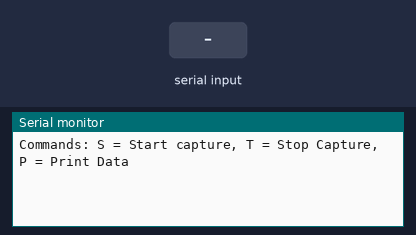
This sketch was run on a simulated Arduino Uno, built with avr-gcc and run on an emulated ATmega328P. Shown: the last lines printed to the serial monitor. The test bench sets the inputs (shaded band).

Above: at 1.2 s.
1.3 s: "S90\n" received over Serial
At 2.3 s:
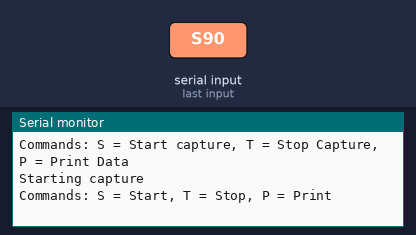
2.8 s: "T90\n" received over Serial
At 3.6 s:
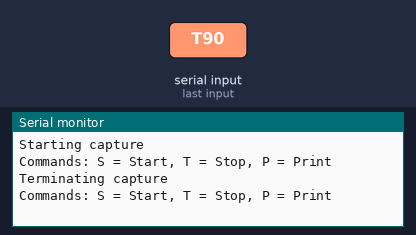
4.3 s: "P90\n" received over Serial
At 5.6 s:
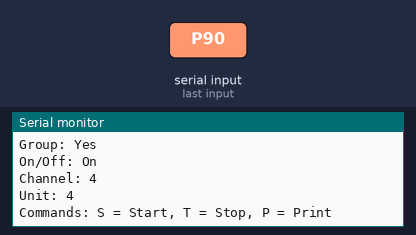

The sketch:

Nexa_RX_Serial_v1.0.ino
```cpp
/*
 * The purpose of this sketch is to receive and decode signals from the Nexa
 * brand of products, including remote control dimmers and switches.
 *
 * The protocol looks like this:
 * Protocol information from: http://tech.jolowe.se/home-automation-rf-protocols/
 *
 * Sent packet description:
 * S HHHH HHHH HHHH HHHH HHHH HHHH HHGO CCUU P
 *
 * S = Sync bit.
 * H = The first 26 bits are transmitter unique codes, and it is this code that the receiver "learns" to recognize.
 * G = Group code. Set to 0 for on, 1 for off.
 * O = On/Off bit. Set to 0 for on, 1 for off.
 * C = Channel bits. 4 units per channel
 * Channel #1 = 11, #2 = 10, #3 = 01, #4 = 00.
 * U = Unit bits. Device to be turned on or off.
 * Unit #1 = 11, #2 = 10, #3 = 01, #4 = 00.
 * P = Pause bit.
 *
 * For every button press several identical packets are sent. For my transmitters this was 5 or 8.
 *
 * T = 250us
 * Sync bit is T high + 10T low
 * 1 bit is T high + T low
 * 0 bit is T high + 5T low
 * Pause bit is T high + 40T low
 *
 * T  Duration (us)
 * 1  250
 * 5  1250
 * 10 2500
 * 40 10000
 */

// Arduino Pin Connections
const byte interruptPin = 2; // Connects to RX of 433 MHz receiver

// RF Receive parameters
const int iTus = 250; // microseconds pulse length
const int iTol = 70;  // microseconds tolerance for detection, works for my 2 transmitters

// Array for storing received timings
unsigned long lRX[20];
const int iRXSize = sizeof(lRX)/4;

// Variables for RX signal processing
unsigned int iCurPos = 0;     // Current position in the RX array
unsigned int iSyncCount = 0;  // Number of sync bits found so far
String sOutput = "";          // Stores raw binary RX data
boolean bEven = false;        // Used to store whether an odd or even numbered bit
boolean bStarted = false;     // Indicates if the RX has collected >=1 time point in lPrevUS
boolean bRun = false;         // Indicates if RX should run or not
//int iBitCount;

// Global Variables for storing decoded data
unsigned long lAddress = 0;
byte byGroup = 0;
byte byOn = 0;
byte byChannel = 0;
byte byUnit = 0;

// Serial connection
boolean newData = false;      // Indicates if new serial command is received
const byte numChars = 32;
char receivedChars[numChars]; // array to hold received data

void setup() {
  // RX pin, tried INPUT and INPUT_PULLUP, doesn't make much difference
  // A pull down resistor may work better
  pinMode(interruptPin, INPUT);

  // Serial configuration and commands intro
  Serial.begin(9600);
  Serial.flush();
  Serial.println("Commands: S = Start capture, T = Stop Capture, P = Print Data");
}

void loop() {
  // Receive commands by serial
  recvWithEndMarker();

  // Process Commands
  processSerial();

  // If a signal has been received terminate capture
  if (bStarted && !bRun){
    detachInterrupt(digitalPinToInterrupt(interruptPin));
    Serial.println("Signal captured");
    Serial.println("Commands: S = Start, T = Stop, P = Print");
    bStarted = false;
  }

}

// Serial communication section
void recvWithEndMarker() {
  static byte ndx = 0;
  char endMarker = '\n';
  char rc;

  while (Serial.available() > 0 && newData == false) {
    rc = Serial.read();

    if (rc != endMarker) {
      receivedChars[ndx] = rc;
      ndx++;
      if (ndx >= numChars) {
        ndx = numChars - 1;
      }
    } else {
      receivedChars[ndx] = '\0'; // terminate the string
      ndx = 0;
      newData = true;
    }
  }
}

void processSerial() {
  if (newData == true) {
    switch (receivedChars[0]){
    case 'S':
      // Start or restart receiving

      // Blank previous results
      for (int i=0; i<iRXSize; i++) {
        lRX[i] = 0;
      }

      iCurPos = 0;
      iSyncCount = 0;
      sOutput = "";

      Serial.println("Starting capture");
      Serial.println("Commands: S = Start, T = Stop, P = Print");
      bRun = true;
      attachInterrupt(digitalPinToInterrupt(interruptPin),rxSignal, CHANGE);
      break;
    case 'T':
      // Terminate capture manually
      bRun = false;
      bStarted = false;
      detachInterrupt(digitalPinToInterrupt(interruptPin));
      Serial.println("Terminating capture");
      Serial.println("Commands: S = Start, T = Stop, P = Print");
      break;
    case 'P':
      // Print collected data
      String sFilter = "";
      String sAddress = "";
      lAddress = 0;

      // Convert from transmission format to bits e.g. 01 = 0, 10 = 1
      sFilter = "";
      sAddress = "";

      // Take every other bit
      for (int i = 0; i < sOutput.length(); i += 2){
        sFilter = sFilter + sOutput.charAt(i);
      }

      // Get the 26 bits for the address
      sAddress = sFilter.substring(0,26);

      // Convert from binary string to long interger
      char cTempAddress[27];
      sAddress.toCharArray(cTempAddress,27);
      lAddress = strtol(cTempAddress,NULL,2);

      // Get the Group bit
      byGroup = sFilter.substring(26,27).toInt();

      // Get on/off bit
      byOn = sFilter.substring(27,28).toInt();

      // Channel bits
      if(sFilter.charAt(28) == '1'){
        if(sFilter.charAt(29) == '1'){
          byChannel = 1;
        } else {
          byChannel = 2;
        }
      } else {
        if(sFilter.charAt(29) == '1'){
          byChannel = 3;
        } else {
          byChannel = 4;
        }
      }

      // Unit bits
      if(sFilter.charAt(30) == '1'){
        if(sFilter.charAt(31) == '1'){
          byUnit = 1;
        } else {
          byUnit = 2;
        }
      } else {
        if(sFilter.charAt(31) == '1'){
          byUnit = 3;
        } else {
          byUnit = 4;
        }
      }

      /*
      // Use to see the stored buffer and current location for troubleshooting the bit lengths
      for (int i=0; i<iRXSize; i++) {
        Serial.print(i,DEC);
        Serial.print(": ");
        Serial.println(lRX[i],DEC);
      }

      Serial.print("Current Position: ");
      Serial.println(iCurPos,DEC);
      Serial.print("Sync bits: ");
      Serial.println(iSyncCount,DEC);
      Serial.println("Found: " + sOutput);
      */

      Serial.println("Binary: " + sFilter);
      Serial.print("Transmitter code: ");
      Serial.println(lAddress, DEC);
      Serial.print("Group: ");
      if(byGroup == 0){
        Serial.println("Yes");
      } else {
        Serial.println("No");
      }
      Serial.print("On/Off: ");
      if(byOn == 0){
        Serial.println("On");
      } else {
        Serial.println("Off");
      }
      Serial.print("Channel: ");
      Serial.println(byChannel);
      Serial.print("Unit: ");
      Serial.println(byUnit);
      Serial.println("Commands: S = Start, T = Stop, P = Print");
      break;
    }

    newData = false;
  }
}

// Interpret RX signal


// RF signal receive
void rxSignal(){

  static unsigned long lPrevUS;
  static int iBitCount;

  // If should be running
  if (bRun){
    if (!bStarted){
      // If this is the first time to run
      lPrevUS = micros();
      bStarted = true;
      iBitCount = 0;
    } else {
      // Calculate the time since last call and store
      unsigned long lCurUS = micros();
      unsigned long ldiffUS = lCurUS - lPrevUS;

      iCurPos = (iCurPos + 1) % iRXSize;

      lRX[iCurPos] = ldiffUS;

      lPrevUS = lCurUS;

      // If on the 2nd sync bit start to decode
      if (iSyncCount == 2){
        // Start to decode the bits after the 2nd Sync bit is received
        // The transmitters send multiple copies of the signal, typically 5 or 8

        // Check if too many bits received
        if (iBitCount <= 64) {
          // Invert Even/Odd bit marker
          bEven = !bEven;

          // If current bit is even then start to analyse
          if(bEven){
            // Check for a 1 found
            if(checkBit(iCurPos,1,1)){
              sOutput = sOutput + '1';
              iBitCount++;
            } else {
              // Check if a 0 found
              if(checkBit(iCurPos,1,5)){
                sOutput = sOutput + '0';
                iBitCount++;
              } else {
                // Check if an end bit is found and terminate
                if(checkEnd(iCurPos,1,40)){
                  // Terminate the capture
                  bRun = false;
                } else {
                  // Junk received, reset
                  bEven = false;
                  iSyncCount = 0;
                  iBitCount = 0;
                }
              }
            }
          }
        } else {
          // Too many bits before pause bit - Junk received, reset
          bEven = false;
          iSyncCount = 0;
          iBitCount = 0;
        }
      } else {
        // Check a sync bit found
        if (checkBit(iCurPos,1,10)){
          // Increment the counter
          iSyncCount++;

          // Record that this is the end of the sync bit (an even number bit)
          bEven = true;
        }
      }
    }
  }
}

// Detect if a bit matching the pattern supplied has been found
boolean checkBit(int iPos,int b1, int b2){
  boolean bResult = false;

  // Check if the current pulse is b2*T us and the previous is around b1*T us
  if (lRX[iPos] <= (b2 * iTus + b2 * iTol) && lRX[iPos] >= (b2 * iTus - b2 * iTol)){
    // Wrap back to end if at the start
    int iPrevPos = (iPos == 0) ? iRXSize-1 : iPos - 1;

    if (lRX[iPrevPos] <= (iTus + b1 * iTol) && lRX[iPrevPos] >= (iTus - b1 * iTol)){
      // Found a matching bit
      bResult = true;
    }
  }

  return bResult;
}

// Detect if an end Pause bit has been received
boolean checkEnd(int iPos,int b1, int b2){
  int iPrevPos = 0;
  boolean bResult = false;

  // Check if the current pulse is longer than b2*T us and the previous is b1*T us
  if (lRX[iPos] >= (b2*iTus-b2*iTol)){

    // Wrap back to end if at the start
    iPrevPos = (iPos == 0) ? iRXSize-1 : iPos - 1;

    if (lRX[iPrevPos] <= (iTus+b1*iTol) && lRX[iPrevPos] >= (iTus-b1*iTol)){
      // Found a matching bit
      bResult = true;
    }
  }

  return bResult;
}
```

Measured:
- after the input at 1.3 s, the serial monitor: prints a new line at once (image 1)
- after the input at 2.8 s, the serial monitor: prints a new line at once (image 2)
- after the input at 4.3 s, the serial monitor: prints a new line at once (image 3)
